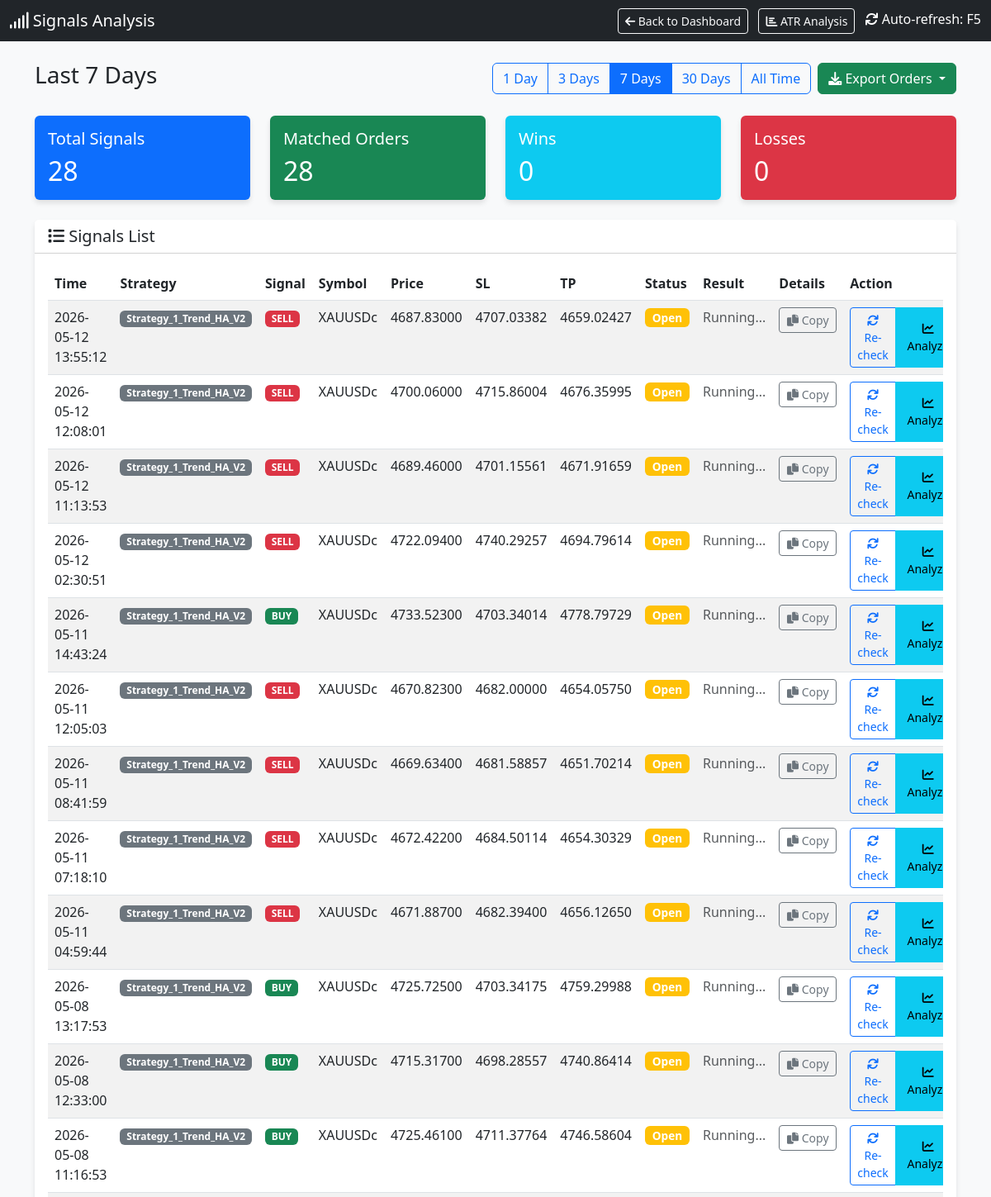
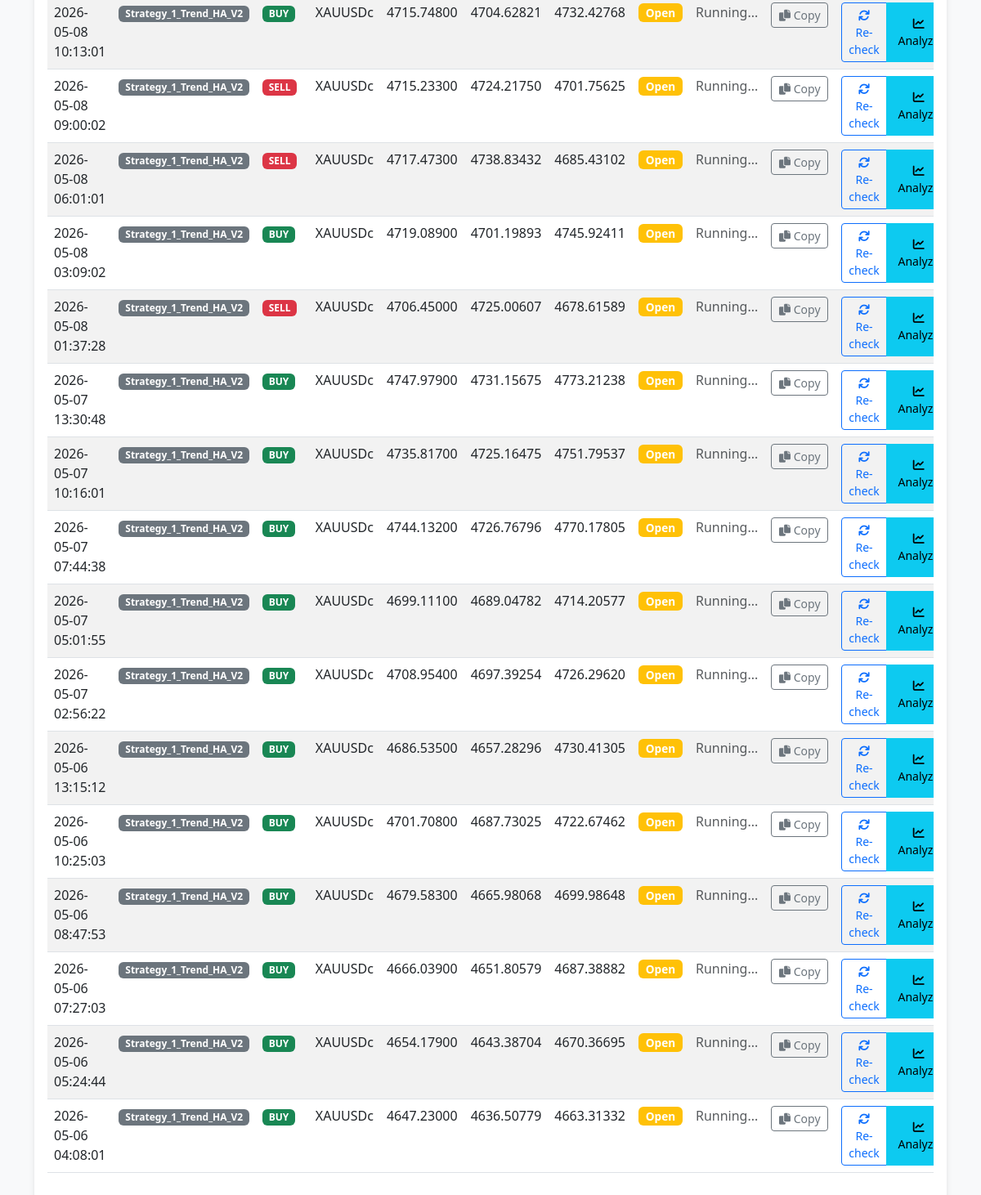
The app's page /signals with its own data (2 pictures, top to bottom).
### tables this page shows
CREATE TABLE signals (
                id INTEGER PRIMARY KEY AUTOINCREMENT,
                timestamp DATETIME DEFAULT CURRENT_TIMESTAMP,
                strategy_name TEXT,
                symbol TEXT,
                signal_type TEXT,
                price REAL,
                sl REAL,
                tp REAL,
                indicators TEXT,
                status TEXT
            , account_id INTEGER DEFAULT 0);

### dashboard.py (the view)
@app.route('/signals')
def signals_page():
    cur = get_db().cursor()
    days_param = request.args.get('days', '7')  # Default 7 days
    if days_param == "all":
        days = 36500
        filter_label = "All Time"
    else:
        try:
            days = int(days_param)
            filter_label = f"Last {days} Days"
        except:
            days = 7
            filter_label = "Last 7 Days"
    cutoff_date = datetime.now() - timedelta(days=days)
    cutoff_str = cutoff_date.strftime("%Y-%m-%d %H:%M:%S")
    cur.execute("SELECT * FROM signals WHERE timestamp >= ? ORDER BY timestamp DESC", (cutoff_str,))
    signals = cur.fetchall()
    signals_with_status = []
    for sig in signals:
        signal_dict = dict(sig)
        try:
            sig_timestamp = sig['timestamp']
            if isinstance(sig_timestamp, str):
                try:
                    sig_time = datetime.strptime(sig_timestamp, '%Y-%m-%d %H:%M:%S')
                except:
                    try:
                        sig_time = datetime.strptime(sig_timestamp, '%Y-%m-%d %H:%M:%S.%f')
                    except:
                        sig_time = datetime.fromisoformat(sig_timestamp.replace('Z', '+00:00'))
            else:
                sig_time = datetime.fromtimestamp(sig_timestamp)
            time_lower = (sig_time - timedelta(seconds=30)).strftime('%Y-%m-%d %H:%M:%S')
            time_upper = (sig_time + timedelta(seconds=30)).strftime('%Y-%m-%d %H:%M:%S')
        except Exception as e:
            time_lower = None
            time_upper = None
        matching_order = None
        if time_lower and time_upper:
            try:
                cur.execute("""
                    SELECT * FROM orders
                    WHERE strategy_name = ?
                    AND symbol = ?
                    AND order_type = ?
                    AND open_time BETWEEN ? AND ?
                    ORDER BY ABS(open_price - ?) ASC
                    LIMIT 1
                """, (sig['strategy_name'], sig['symbol'], sig['signal_type'], time_lower, time_upper, sig['price']))
                matching_order = cur.fetchone()
            except Exception as e:
                pass
        if matching_order:
            signal_dict['order_ticket'] = matching_order['ticket']
            signal_dict['order_profit'] = matching_order['profit']
            signal_dict['order_status'] = 'closed' if matching_order['profit'] is not None else 'open'
            signal_dict['has_order'] = True
        else:
            signal_dict['order_ticket'] = None
            signal_dict['order_profit'] = None
            signal_dict['order_status'] = 'not_found'
            signal_dict['has_order'] = False
        signals_with_status.append(signal_dict)
    total_signals = len(signals_with_status)
    matched_orders = len([s for s in signals_with_status if s['has_order']])
    wins = len([s for s in signals_with_status if s['has_order'] and s['order_profit'] is not None and s['order_profit'] > 0])
    losses = len([s for s in signals_with_status if s['has_order'] and s['order_profit'] is not None and s['order_profit'] < 0])
    cur.execute("SELECT DISTINCT strategy_name FROM orders ORDER BY strategy_name")
    strategies = [row['strategy_name'] for row in cur.fetchall()]
    return render_template('signals.html',
                         signals=signals_with_status,
                         total_signals=total_signals,
                         matched_orders=matched_orders,
                         wins=wins,
                         losses=losses,
                         current_filter=days_param,
                         filter_label=filter_label,
                         strategies=strategies)

### dashboard.py (called while the page is built)
def get_db():
    db = getattr(g, '_database', None)
    if db is None:
        db = g._database = sqlite3.connect(DB_PATH)
        db.row_factory = sqlite3.Row
    return db

@app.teardown_appcontext
def close_connection(exception):
    db = getattr(g, '_database', None)
    if db is not None:
        db.close()

### templates/signals.html (shortened to what this page needs)
<!DOCTYPE html>
<html lang="en">
<head>
    <link href="https://cdn.jsdelivr.net/npm/bootstrap@5.3.0/dist/css/bootstrap.min.css" rel="stylesheet">
    <link href="https://cdnjs.cloudflare.com/ajax/libs/font-awesome/6.0.0/css/all.min.css" rel="stylesheet">
</head>
<body>
    <nav class="navbar navbar-dark bg-dark mb-4">
        <div class="container-fluid">
            <span class="navbar-brand mb-0 h1"><i class="fas fa-signal"></i> Signals Analysis</span>
            <div>
                <a href="/" class="btn btn-outline-light btn-sm me-2">
                    <i class="fas fa-arrow-left"></i> Back to Dashboard
                </a>
                <a href="/atr_analysis" class="btn btn-outline-light btn-sm me-2">
                    <i class="fas fa-chart-bar"></i> ATR Analysis
                </a>
                <span class="text-white"><i class="fas fa-sync"></i> Auto-refresh: F5</span>
            </div>
        </div>
    </nav>
    <div class="container mb-4">
        <div class="d-flex justify-content-between align-items-center">
            <h3>{{ filter_label }}</h3>
            <div class="d-flex gap-2">
                <div class="btn-group" role="group">
                    <a href="/signals?days=1" class="btn btn-outline-primary {% if current_filter == '1' %}active{% endif %}">1 Day</a>
                    <a href="/signals?days=3" class="btn btn-outline-primary {% if current_filter == '3' %}active{% endif %}">3 Days</a>
                    <a href="/signals?days=7" class="btn btn-outline-primary {% if current_filter == '7' %}active{% endif %}">7 Days</a>
                    <a href="/signals?days=30" class="btn btn-outline-primary {% if current_filter == '30' %}active{% endif %}">30 Days</a>
                    <a href="/signals?days=all" class="btn btn-outline-primary {% if current_filter == 'all' %}active{% endif %}">All Time</a>
                </div>
                <div class="btn-group" role="group">
                    <button type="button" class="btn btn-success dropdown-toggle" data-bs-toggle="dropdown" aria-expanded="false" title="Export orders to CSV">
                        <i class="fas fa-download"></i> Export Orders
                    </button>
                </div>
            </div>
        </div>
    </div>
    <div class="container">
        <div class="row mb-4">
            <div class="col-md-3">
                <div class="card bg-primary text-white">
                    <div class="card-body">
                        <h5 class="card-title">Total Signals</h5>
                        <h2 class="card-text">{{ total_signals }}</h2>
                    </div>
                </div>
            </div>
            <div class="col-md-3">
                <div class="card bg-success text-white">
                    <div class="card-body">
                        <h5 class="card-title">Matched Orders</h5>
                        <h2 class="card-text">{{ matched_orders }}</h2>
                    </div>
                </div>
            </div>
            <div class="col-md-3">
                <div class="card bg-info text-white">
                    <div class="card-body">
                        <h5 class="card-title">Wins</h5>
                        <h2 class="card-text">{{ wins }}</h2>
                    </div>
                </div>
            </div>
            <div class="col-md-3">
                <div class="card bg-danger text-white">
                    <div class="card-body">
                        <h5 class="card-title">Losses</h5>
                        <h2 class="card-text">{{ losses }}</h2>
                    </div>
                </div>
            </div>
        </div>
        <div class="card">
            <div class="card-header bg-white">
                <h5 class="mb-0"><i class="fas fa-list"></i> Signals List</h5>
            </div>
            <div class="card-body">
                <div class="table-responsive">
                    <table class="table table-hover table-striped">
                        <thead>
                            <tr>
                                <th>Time</th>
                                <th>Strategy</th>
                                <th>Signal</th>
                                <th>Symbol</th>
                                <th>Price</th>
                                <th>SL</th>
                                <th>TP</th>
                                <th>Status</th>
                                <th>Result</th>
                                <th>Details</th>
                                <th>Action</th>
                            </tr>
                        </thead>
                        <tbody>
                            {% for sig in signals %}
                            <tr class="signal-row" id="signal-row-{{ sig.id }}">
                                <td>{{ sig.timestamp }}</td>
                                <td><span class="badge bg-secondary">{{ sig.strategy_name }}</span></td>
                                <td>
                                    {% if sig.signal_type == 'BUY' %}
                                    <span class="badge badge-buy">BUY</span>
                                    {% else %}
                                    <span class="badge badge-sell">SELL</span>
                                    {% endif %}
                                </td>
                                <td>{{ sig.symbol }}</td>
                                <td>{{ "%.5f"|format(sig.price) }}</td>
                                <td>{{ "%.5f"|format(sig.sl) if sig.sl else '-' }}</td>
                                <td>{{ "%.5f"|format(sig.tp) if sig.tp else '-' }}</td>
                                <td id="status-{{ sig.id }}">
                                    {% if sig.has_order %}
                                        {% if sig.order_status == 'closed' %}
                                            <span class="badge bg-dark status-badge">Closed</span>
                                        {% else %}
                                            <span class="badge bg-warning status-badge">Open</span>
                                        {% endif %}
                                    {% else %}
                                        <span class="badge bg-secondary status-badge">Not Found</span>
                                    {% endif %}
                                </td>
                                <td id="result-{{ sig.id }}">
                                    {% if sig.has_order and sig.order_profit is not none %}
                                        <span class="{% if sig.order_profit >= 0 %}profit-pos{% else %}profit-neg{% endif %}">
                                            ${{ "%.2f"|format(sig.order_profit) }}
                                        </span>
                                        <br>
                                        <small class="text-muted">Ticket: {{ sig.order_ticket }}</small>
                                    {% elif sig.has_order %}
                                        <span class="text-muted">Running...</span>
                                    {% else %}
                                        <span class="text-muted">-</span>
                                    {% endif %}
                                </td>
                                <td id="details-{{ sig.id }}">
                                    <button class="btn btn-sm btn-outline-secondary copy-details-btn"
                                            data-signal-id="{{ sig.id }}"
                                            data-signal-data='{{ sig|tojson }}'
                                            title="Copy signal details">
                                        <i class="fas fa-copy"></i> Copy
                                    </button>
                                </td>
                                <td id="action-{{ sig.id }}">
                                    <div class="btn-group" role="group">
                                        {% if not sig.has_order %}
                                            <button class="btn btn-sm btn-primary check-mt5-btn" data-signal-id="{{ sig.id }}">
                                                <i class="fas fa-search"></i> Check MT5
                                            </button>
                                        {% else %}
                                            <button class="btn btn-sm btn-outline-primary check-mt5-btn" data-signal-id="{{ sig.id }}">
                                                <i class="fas fa-sync"></i> Re-check
                                            </button>
                                        {% endif %}
                                        <button class="btn btn-sm btn-info analyze-signal-btn" data-signal-id="{{ sig.id }}" title="Analyze signal">
                                            <i class="fas fa-chart-line"></i> Analyze
                                        </button>
                                    </div>
                                </td>
                            </tr>
                            {% endfor %}
                        </tbody>
                    </table>
                </div>
            </div>
        </div>
    </div>
</body>
</html>

### templates/signals.html (style rules this page uses)
body { background-color: #f8f9fa; }
.card { box-shadow: 0 4px 6px rgba(0, 0, 0, 0.1); border: none; }
.badge-buy { background-color: #198754; }
.badge-sell { background-color: #dc3545; }
.status-badge { font-size: 0.85em; padding: 0.35em 0.65em; }
.signal-row { transition: background-color 0.2s; }
.copy-details-btn { min-width: 70px; }
.analyze-signal-btn { min-width: 80px; }

### records on screen
signals: timestamp "2026-05-12 13:55:12", strategy_name "Strategy_1_Trend_HA_V2", symbol "XAUUSDc", price "4687.83000", sl "4707.03382", tp "4659.02427"
signals: timestamp "2026-05-12 12:08:01", strategy_name "Strategy_1_Trend_HA_V2", symbol "XAUUSDc", price "4700.06000", sl "4715.86004", tp "4676.35995"
signals: timestamp "2026-05-12 11:13:53", strategy_name "Strategy_1_Trend_HA_V2", symbol "XAUUSDc", price "4689.46000", sl "4701.15561", tp "4671.91659"
signals: timestamp "2026-05-12 02:30:51", strategy_name "Strategy_1_Trend_HA_V2", symbol "XAUUSDc", price "4722.09400", sl "4740.29257", tp "4694.79614"
signals: timestamp "2026-05-11 14:43:24", strategy_name "Strategy_1_Trend_HA_V2", symbol "XAUUSDc", price "4733.52300", sl "4703.34014", tp "4778.79729"
signals: timestamp "2026-05-11 12:05:03", strategy_name "Strategy_1_Trend_HA_V2", symbol "XAUUSDc", price "4670.82300", sl "4682.00000", tp "4654.05750"
signals: timestamp "2026-05-11 08:41:59", strategy_name "Strategy_1_Trend_HA_V2", symbol "XAUUSDc", price "4669.63400", sl "4681.58857", tp "4651.70214"
signals: timestamp "2026-05-11 07:18:10", strategy_name "Strategy_1_Trend_HA_V2", symbol "XAUUSDc", price "4672.42200", sl "4684.50114", tp "4654.30329"
signals: timestamp "2026-05-11 04:59:44", strategy_name "Strategy_1_Trend_HA_V2", symbol "XAUUSDc", price "4671.88700", sl "4682.39400", tp "4656.12650"
signals: timestamp "2026-05-08 13:17:53", strategy_name "Strategy_1_Trend_HA_V2", symbol "XAUUSDc", price "4725.72500", sl "4703.34175", tp "4759.29988"
signals: timestamp "2026-05-08 12:33:00", strategy_name "Strategy_1_Trend_HA_V2", symbol "XAUUSDc", price "4715.31700", sl "4698.28557", tp "4740.86414"
signals: timestamp "2026-05-08 11:16:53", strategy_name "Strategy_1_Trend_HA_V2", symbol "XAUUSDc", price "4725.46100", sl "4711.37764", tp "4746.58604"
signals: timestamp "2026-05-08 10:13:01", strategy_name "Strategy_1_Trend_HA_V2", symbol "XAUUSDc", price "4715.74800", sl "4704.62821", tp "4732.42768"
signals: timestamp "2026-05-08 09:00:02", strategy_name "Strategy_1_Trend_HA_V2", symbol "XAUUSDc", price "4715.23300", sl "4724.21750", tp "4701.75625"
signals: timestamp "2026-05-08 06:01:01", strategy_name "Strategy_1_Trend_HA_V2", symbol "XAUUSDc", price "4717.47300", sl "4738.83432", tp "4685.43102"
signals: timestamp "2026-05-08 03:09:02", strategy_name "Strategy_1_Trend_HA_V2", symbol "XAUUSDc", price "4719.08900", sl "4701.19893", tp "4745.92411"
signals: timestamp "2026-05-08 01:37:28", strategy_name "Strategy_1_Trend_HA_V2", symbol "XAUUSDc", price "4706.45000", sl "4725.00607", tp "4678.61589"
signals: timestamp "2026-05-07 13:30:48", strategy_name "Strategy_1_Trend_HA_V2", symbol "XAUUSDc", price "4747.97900", sl "4731.15675", tp "4773.21238"
signals: timestamp "2026-05-07 10:16:01", strategy_name "Strategy_1_Trend_HA_V2", symbol "XAUUSDc", price "4735.81700", sl "4725.16475", tp "4751.79537"
signals: timestamp "2026-05-07 07:44:38", strategy_name "Strategy_1_Trend_HA_V2", symbol "XAUUSDc", price "4744.13200", sl "4726.76796", tp "4770.17805"
signals: timestamp "2026-05-07 05:01:55", strategy_name "Strategy_1_Trend_HA_V2", symbol "XAUUSDc", price "4699.11100", sl "4689.04782", tp "4714.20577"
signals: timestamp "2026-05-07 02:56:22", strategy_name "Strategy_1_Trend_HA_V2", symbol "XAUUSDc", price "4708.95400", sl "4697.39254", tp "4726.29620"
signals: timestamp "2026-05-06 13:15:12", strategy_name "Strategy_1_Trend_HA_V2", symbol "XAUUSDc", price "4686.53500", sl "4657.28296", tp "4730.41305"
signals: timestamp "2026-05-06 10:25:03", strategy_name "Strategy_1_Trend_HA_V2", symbol "XAUUSDc", price "4701.70800", sl "4687.73025", tp "4722.67462"
signals: timestamp "2026-05-06 08:47:53", strategy_name "Strategy_1_Trend_HA_V2", symbol "XAUUSDc", price "4679.58300", sl "4665.98068", tp "4699.98648"
signals: timestamp "2026-05-06 07:27:03", strategy_name "Strategy_1_Trend_HA_V2", symbol "XAUUSDc", price "4666.03900", sl "4651.80579", tp "4687.38882"
signals: timestamp "2026-05-06 05:24:44", strategy_name "Strategy_1_Trend_HA_V2", symbol "XAUUSDc", price "4654.17900", sl "4643.38704", tp "4670.36695"
signals: timestamp "2026-05-06 04:08:01", strategy_name "Strategy_1_Trend_HA_V2", symbol "XAUUSDc", price "4647.23000", sl "4636.50779", tp "4663.31332"

### other values on screen
{{ filter_label }} "Last 7 Days"
{{ total_signals }} "28"
{{ matched_orders }} "28"
{{ wins }} "0"
{{ losses }} "0"
